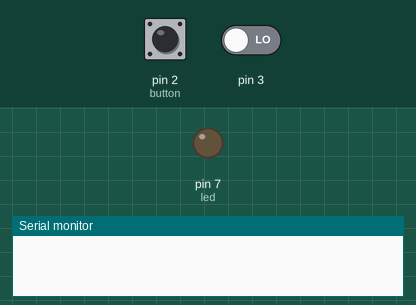
Recording of a sketch running on a simulated Arduino Uno, built with avr-gcc and run on an emulated ATmega328P. Shown: output pins drawn as LEDs (lit = HIGH), the last lines printed to the serial monitor. Inputs (shaded band) come from the test bench; at power-on: pin 3 LOW, pin 2 (button) HIGH.

Above: at 1.2 s.
1.3 s: pin 3 driven HIGH
At 2.0 s:
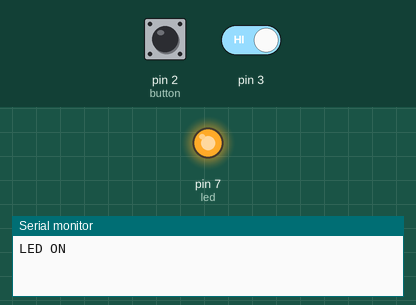
2.8 s: pin 2 (button) pulled LOW for 0.15 s
At 3.2 s:
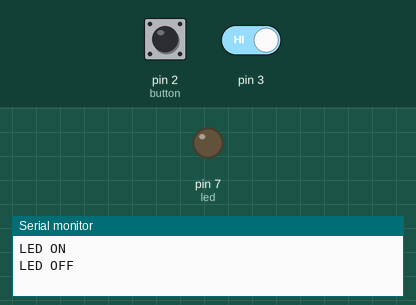
Timing chart, 0 to 5.8 s (numbered marks = the images above; inputs shaded):
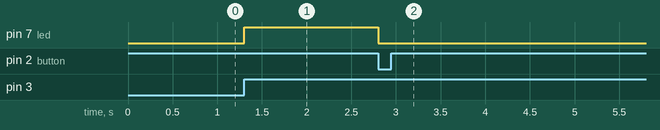

Measured:
- after the input at 1.3 s, pin 7 (led): LOW → HIGH at once
- after the input at 2.8 s, pin 7 (led): HIGH → LOW at once

The sketch:

Task1.2P.ino
```cpp
const int led = 7;
const int button = 2;

//volatile int buttonState = 0;
volatile byte buttonState = LOW;

void setup()
{
  Serial.begin(9600);
  pinMode(7, OUTPUT);
  pinMode(2, INPUT);
  //attach interrupt
  attachInterrupt(digitalPinToInterrupt(2), high_low, FALLING);
  attachInterrupt(digitalPinToInterrupt(3), low_high, RISING);
}

void loop()
{
  delay(1000);
}

void low_high() {
  buttonState = digitalRead(button);
  digitalWrite(led, buttonState);
  Serial.println("LED ON");
}

void high_low() {
  buttonState = digitalRead(button);
  digitalWrite(led, buttonState);
  Serial.println("LED OFF");
}
```
